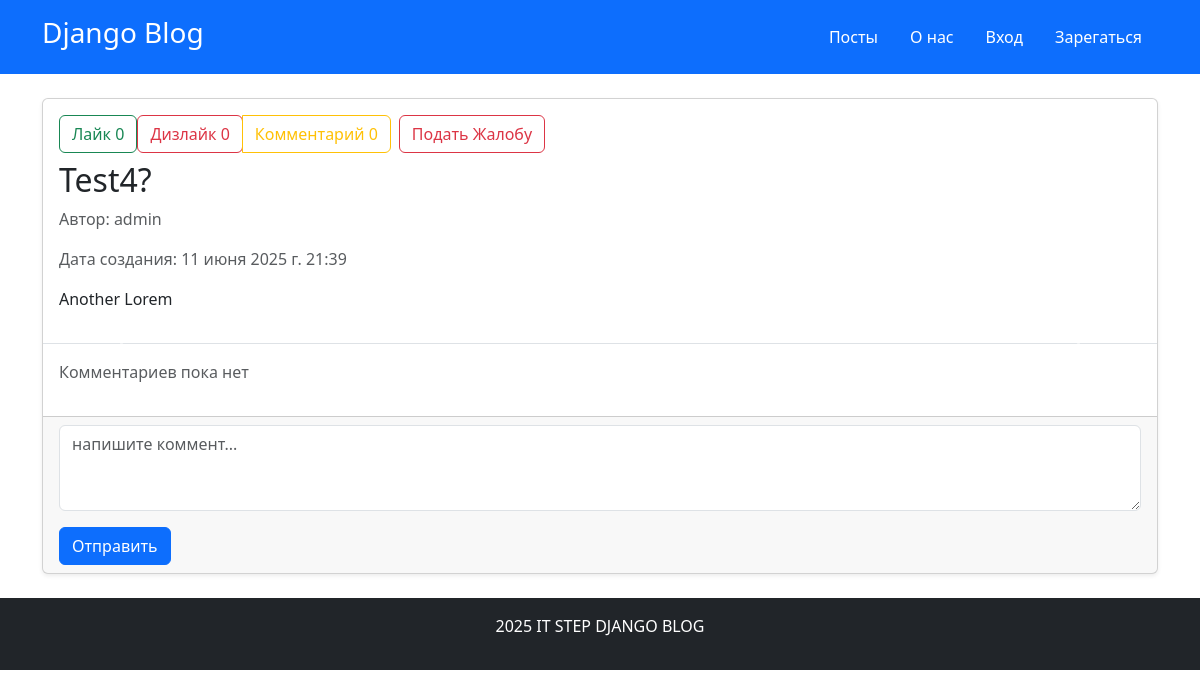
The page /posts/5 on the database as committed earlier.
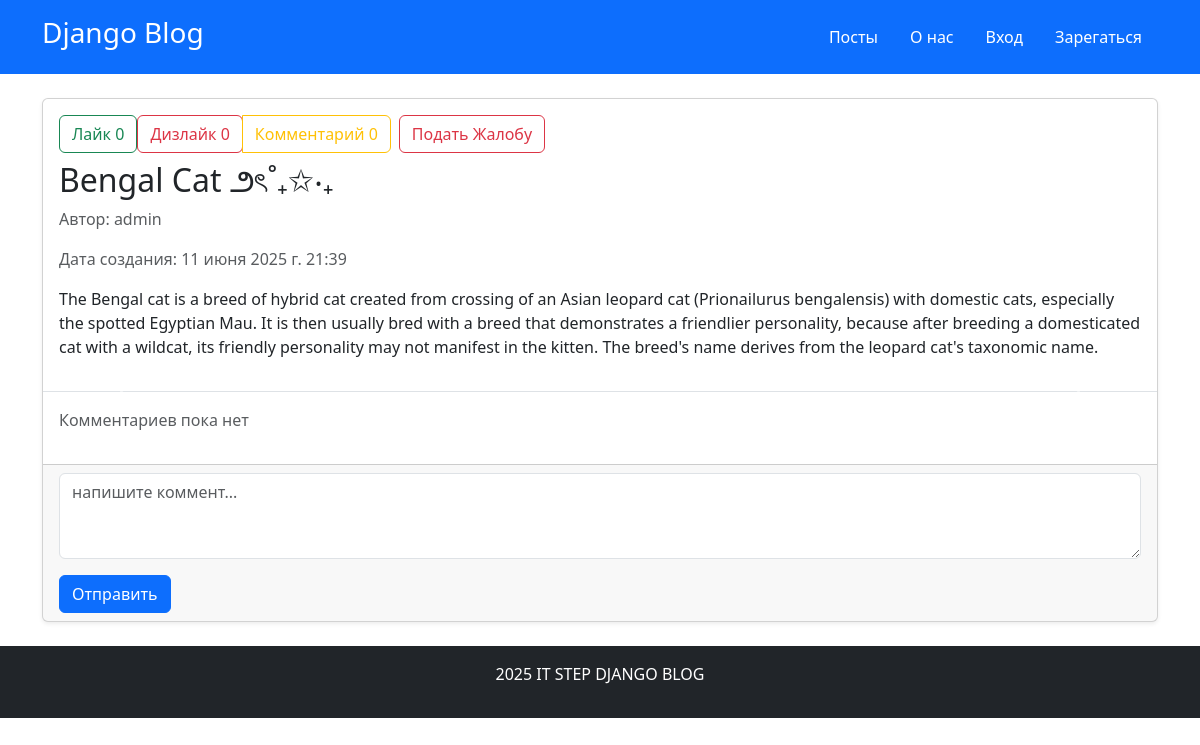
The same page on the database as committed later.
### app/models.py (models this page shows, shortened)
class Post(models.Model):
    title = models.CharField(max_length=256, verbose_name="Название Поста")
    content = models.CharField(max_length=3000, verbose_name="Контент Поста")
    created_at = models.DateTimeField(auto_now_add=True, verbose_name="Дата Создания")
    author = models.ForeignKey(User, on_delete=models.CASCADE, verbose_name="Автор")
    def get_likes_count(self):
        return self.likes.count()   #likes взяли от related name
    def get_dislikes_count(self):
        return self.dislikes.count()
    def get_comments_count(self):
        return self.comments.count()
    def get_first_media(self):
        return self.media.order_by("created_at").first()
    class Meta:
        verbose_name_plural = "Посты"

### app/views.py (the view)
# urls.py: path("posts/<int:pk>", PostDetailView.as_view(), name="post-detail"), # Получение Поста
class PostDetailView(DetailView):
    model = Post
    template_name = "app/post_detail.html"
    context_object_name = "post"
    def get_context_data(self, **kwargs):
        context = super().get_context_data(**kwargs)
        context["comment_form"] = CommentForm # добавили переменную comment_form
        return context

### app/templates/app/post_detail.html (shortened to what this page needs)
{% extends 'base.html' %}
{% block main %}
<div class="container mt-4">
    <div class="card shadow-sm">
        <div class="card-body pb-0">
            <div class="d-flex justofy-content-between flex-wrap gap-2 mb-2">
                <div class="btn-group">
                    <form action="{% url 'like' post.pk %}" method="post">
                        <button type="submit" class="btn btn-outline-success">
                            Лайк {{ post.get_likes_count }}
                        </button>
                    </form>
                    <form action="{% url 'dislike' post.pk %}" method="post">
                        <button type="submit" class="btn btn-outline-danger">
                            Дизлайк {{ post.get_dislikes_count }}
                        </button>
                    </form>
                    <a href="#comment" class="btn btn-outline-warning">
                        Комментарий {{ post.get_comments_count }}
                    </a>
                </div>
                <div class="btn-group">
                    {% if user == post.author %}
                    <a href="{% url 'post-update' post.pk %}" class="btn btn-outline-primary">
                        Редактировать
                    </a>
                    <a href="{% url 'post-delete' post.pk %}" class="btn btn-outline-danger">
                        удалить
                    </a>
                    {% else %}
                    <a href="{% url 'create-report' post.pk %}" class="btn btn-outline-danger">
                        Подать Жалобу
                    </a>
                    {% endif %}
                </div>
            </div>
        </div>
        <div class="card-body pt-0">
            <h2 class="card-title">
                {{ post.title }}
            </h2>
            <p class="text-muted">
                Автор: {{ post.author.username }}
            </p>
            <p class="text-muted">
                Дата создания: {{ post.created_at }}
            </p>
            <p class="card-text">
                {{ post.content }}
            </p>
        </div>
        {% if post.media %}
            <div id="postCarousel" class="carousel slide mt-3" data-bs-ride="carousel">
                <button class="carousel-control-prev" type="button" data-bs-target="#postCarousel" data-bs-slide="prev">
                    <span class="carousel-control-prev-icon"></span>
                </button>
                <button class="carousel-control-next" type="button" data-bs-target="#postCarousel" data-bs-slide="next">
                    <span class="carousel-control-next-icon"></span>
                </button>
            </div>
        {% endif %}
        {% if post.comments.exists %}
        <div class="card-body border-top">
            <h5 class="mb-3">
                Комментарии:
            </h5>
            <ul class="list-unstyled">
                {% for comment in post.comments.all %}
                <li class="mb-3 pb-2 border-bottom">
                    <p class="mb-1">
                        <strong>{{ comment.user.username }}</strong>
                        <small class="text-muted">{{ comment.created_at }}</small>
                    </p>
                    <p class="mb-0">
                        {{ comment.body }}
                    </p>
                </li>
                {% endfor %}
            </ul>
        </div>
        {% else %}
        <div class="card-body border-top">
            <p class="text-muted">Комментариев пока нет</p>
        </div>
        {% endif %}
        <div class="card-footer" id="comment">
            <form action="{% url 'comment' post.pk %}" method="post">
                <div class="mb-3">
                    {{ comment_form.body }}
                </div>
                <button type="submit" class="btn btn-primary">Отправить</button>
            </form>
        </div>
    </div>
</div>
{% endblock main %}

Rows that differ between the two databases and show on the page:
changed Post "admin": title "Test4?" → "Bengal Cat ౨ৎ˚₊✩‧₊"; content "Another Lorem" → "The Bengal cat is a breed of hybrid cat created from crossing of an Asian leopard cat (Prionailurus bengalensis) with domestic cats, especially the spotted Egyptian Mau. It is then usually bred with a breed that demonstrates a friendlier personality, because after breeding a domesticated cat with a wildcat, its friendly personality may not manifest in the kitten. The breed's name derives from the leopard cat's taxonomic name."
